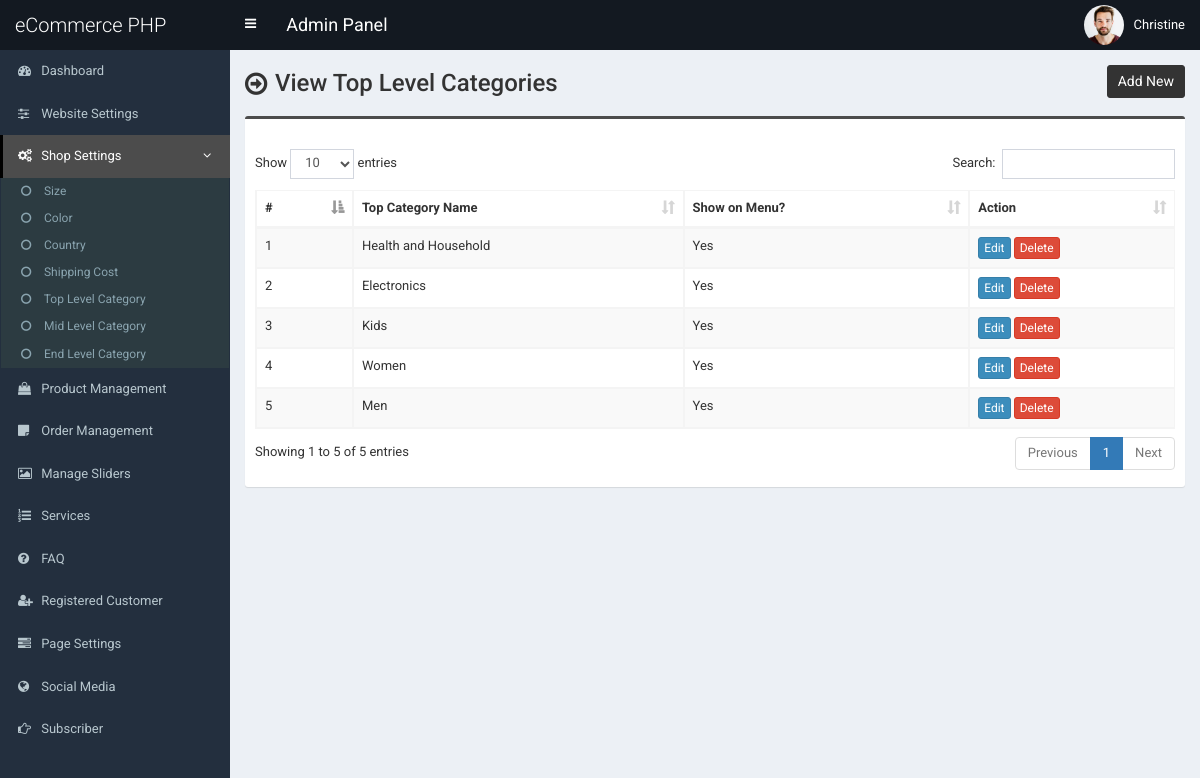
Page /admin/top-category.php (signed in) on the earlier database version.
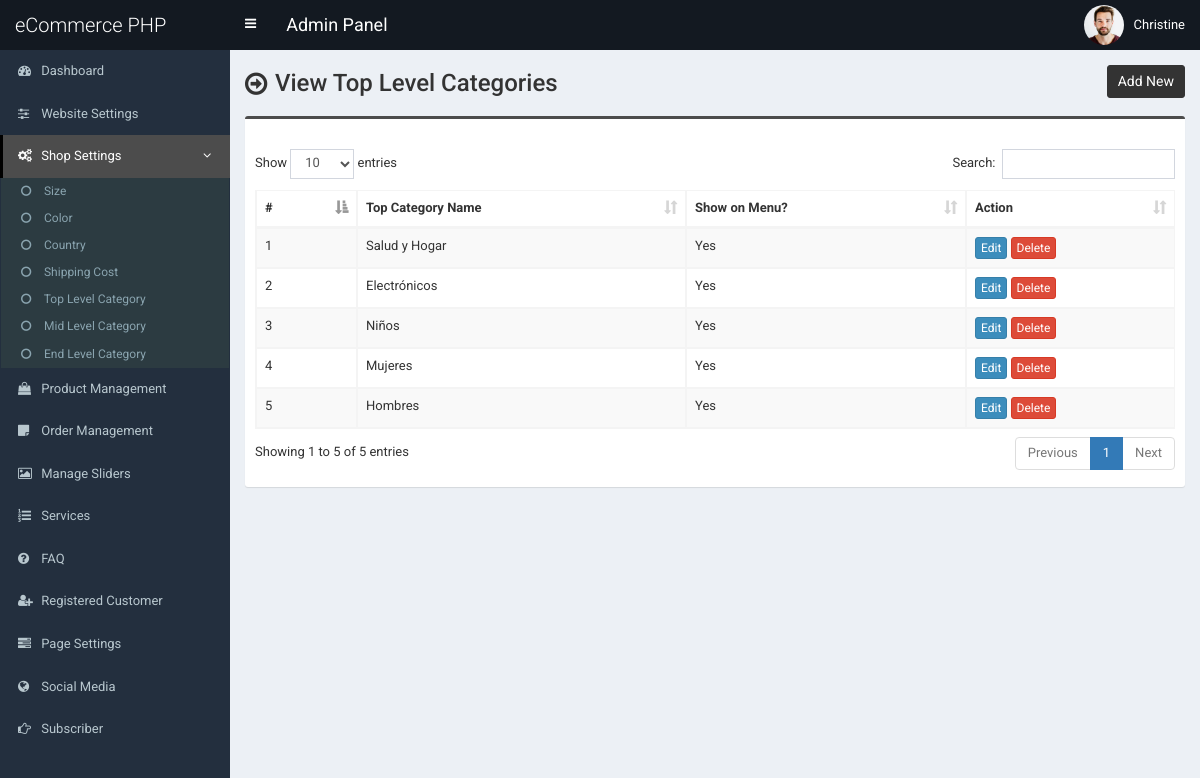
Same page on the later database version.
### tables this page shows
CREATE TABLE `tbl_top_category` (
  `tcat_id` int(11) NOT NULL,
  `tcat_name` varchar(255) NOT NULL,
  `show_on_menu` int(1) NOT NULL
);

### admin/top-category.php (the view, shortened to what this page needs)
<?php require_once('header.php'); ?>
<section class="content-header">
	<div class="content-header-left">
		<h1>View Top Level Categories</h1>
	</div>
	<div class="content-header-right">
		<a href="top-category-add.php" class="btn btn-primary btn-sm">Add New</a>
	</div>
</section>
<section class="content">
  <div class="row">
    <div class="col-md-12">
      <div class="box box-info">
        <div class="box-body table-responsive">
          <table id="example1" class="table table-bordered table-hover table-striped">
			<thead>
			    <tr>
			        <th>#</th>
			        <th>Top Category Name</th>
                    <th>Show on Menu?</th>
			        <th>Action</th>
			    </tr>
			</thead>
            <tbody>
            	<?php
            	$i=0;
            	$statement = $pdo->prepare("SELECT * FROM tbl_top_category ORDER BY tcat_id DESC");
            	$statement->execute();
            	$result = $statement->fetchAll(PDO::FETCH_ASSOC);
            	foreach ($result as $row) {
            		$i++;
            		?>
					<tr>
	                    <td><?php echo $i; ?></td>
	                    <td><?php echo $row['tcat_name']; ?></td>
                        <td>
                            <?php
                                if($row['show_on_menu'] == 1) {
                                    echo 'Yes';
                                } else {
                                    echo 'No';
                                }
                            ?>
                        </td>
	                    <td>
	                        <a href="top-category-edit.php?id=<?php echo $row['tcat_id']; ?>" class="btn btn-primary btn-xs">Edit</a>
	                        <a href="#" class="btn btn-danger btn-xs" data-href="top-category-delete.php?id=<?php echo $row['tcat_id']; ?>" data-toggle="modal" data-target="#confirm-delete">Delete</a>
	                    </td>
	                </tr>
            		<?php
            	}
            	?>
            </tbody>
          </table>
        </div>
      </div>
</section>
<?php require_once('footer.php'); ?>

Differences in the rows shown:
changed tbl_top_category: tcat_name "Health and Household" → "Salud y Hogar"
changed tbl_top_category: tcat_name "Electronics" → "Electrónicos"
changed tbl_top_category: tcat_name "Kids" → "Niños"
changed tbl_top_category: tcat_name "Women" → "Mujeres"
changed tbl_top_category: tcat_name "Men" → "Hombres"
